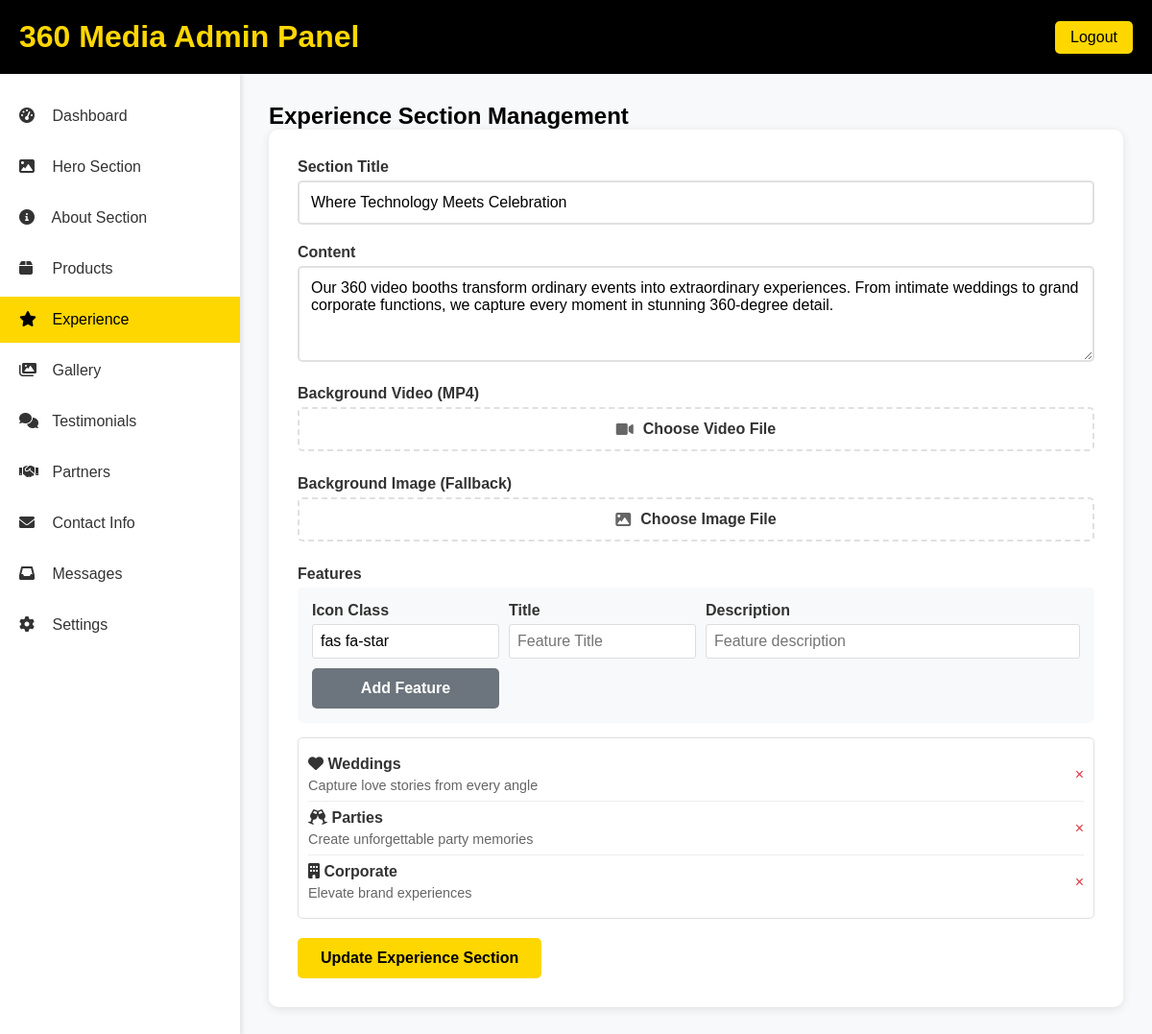
/admin/experience.php (signed in), run on the app's committed database.
### tables this page shows
CREATE TABLE experience_section (
            id INTEGER PRIMARY KEY AUTOINCREMENT,
            title TEXT DEFAULT 'Where Technology Meets Celebration',
            content TEXT NOT NULL,
            background_video TEXT,
            background_image TEXT,
            features TEXT, -- JSON format
            is_active INTEGER DEFAULT 1,
            updated_at DATETIME DEFAULT CURRENT_TIMESTAMP
        );

### admin/experience.php (the view, shortened to what this page needs)
<?php
$db = getDB();
$experience = $db->query("SELECT * FROM experience_section WHERE id = 1")->fetch(PDO::FETCH_ASSOC);
?>
<!DOCTYPE html>
<html lang="en">
<head>
    <link rel="stylesheet" href="https://cdnjs.cloudflare.com/ajax/libs/font-awesome/6.0.0/css/all.min.css">
</head>
<body>
    <header class="admin-header">
        <h1>360 Media Admin Panel</h1>
        <a href="logout.php" class="logout-btn">Logout</a>
    </header>
    <div class="dashboard-container">
        <aside class="sidebar">
            <ul>
                <li><a href="dashboard.php"><i class="fas fa-tachometer-alt"></i> Dashboard</a></li>
                <li><a href="hero.php"><i class="fas fa-image"></i> Hero Section</a></li>
                <li><a href="about.php"><i class="fas fa-info-circle"></i> About Section</a></li>
                <li><a href="products.php"><i class="fas fa-box"></i> Products</a></li>
                <li><a href="experience.php" class="active"><i class="fas fa-star"></i> Experience</a></li>
                <li><a href="gallery.php"><i class="fas fa-images"></i> Gallery</a></li>
                <li><a href="testimonials.php"><i class="fas fa-comments"></i> Testimonials</a></li>
                <li><a href="partners.php"><i class="fas fa-handshake"></i> Partners</a></li>
                <li><a href="contact.php"><i class="fas fa-envelope"></i> Contact Info</a></li>
                <li><a href="contacts.php"><i class="fas fa-inbox"></i> Messages</a></li>
                <li><a href="settings.php"><i class="fas fa-cog"></i> Settings</a></li>
            </ul>
        </aside>
        <main class="main-content">
            <h2>Experience Section Management</h2>
            <div class="form-container">
                <form method="POST" enctype="multipart/form-data">
                    <div class="form-group">
                        <label for="title">Section Title</label>
                        <input type="text" id="title" name="title" value="<?php echo htmlspecialchars($experience['title']); ?>" required>
                    </div>
                    <div class="form-group">
                        <label for="content">Content</label>
                        <textarea id="content" name="content" rows="4" required><?php echo htmlspecialchars($experience['content']); ?></textarea>
                    </div>
                    <div class="form-group">
                        <label for="background_video">Background Video (MP4)</label>
                        <div class="file-upload">
                            <label for="background_video">
                                <i class="fas fa-video"></i> Choose Video File
                            </label>
                        </div>
                    </div>
                    <div class="form-group">
                        <label for="background_image">Background Image (Fallback)</label>
                        <div class="file-upload">
                            <label for="background_image">
                                <i class="fas fa-image"></i> Choose Image File
                            </label>
                        </div>
                    </div>
                    <div class="form-group">
                        <label>Features</label>
                        <div class="feature-form">
                            <div class="feature-form-grid">
                                <div>
                                    <label>Icon Class</label>
                                    <input type="text" id="featureIcon" placeholder="fas fa-heart" value="fas fa-star">
                                </div>
                                <div>
                                    <label>Title</label>
                                    <input type="text" id="featureTitle" placeholder="Feature Title">
                                </div>
                                <div>
                                    <label>Description</label>
                                    <input type="text" id="featureDescription" placeholder="Feature description">
                                </div>
                                <button type="button" class="btn btn-secondary" onclick="addFeature()">Add Feature</button>
                            </div>
                        </div>
                        <div class="features-list" id="featuresList">
                            <?php
                            $features = json_decode($experience['features'], true);
                            if ($features) {
                                foreach ($features as $index => $feature) {
                                    echo "<div class='feature-item'>
                                        <div class='feature-info'>
                                            <div class='feature-title'><i class='{$feature['icon']}'></i> {$feature['title']}</div>
                                            <div class='feature-description'>{$feature['description']}</div>
                                        </div>
                                        <span class='remove-feature' onclick='removeFeature({$index})'>&times;</span>
                                    </div>";
                                }
                            }
                            ?>
                        </div>
                    </div>
                    <button type="submit" class="btn btn-primary">Update Experience Section</button>
                </form>
            </div>
        </main>
    </div>
</body>
</html>

### admin/experience.php (style rules this page uses)
* { margin: 0; padding: 0; box-sizing: border-box; }
body { font-family: 'Poppins', sans-serif; background: #f8f9fa; }
.admin-header { background: #000; color: #fff; padding: 20px; display: flex; justify-content: space-between; align-items: center; }
.admin-header h1 { color: #FFD700; }
.logout-btn { background: #FFD700; color: #000; padding: 8px 16px; border: none; border-radius: 5px; cursor: pointer; text-decoration: none; }
.dashboard-container { display: flex; min-height: calc(100vh - 80px); }
.sidebar { width: 250px; background: #fff; box-shadow: 2px 0 5px rgba(0, 0, 0, 0.1); padding: 20px 0; }
.sidebar ul { list-style: none; }
.sidebar li { margin-bottom: 5px; }
.sidebar a { display: block; padding: 15px 20px; color: #333; text-decoration: none; transition: all 0.3s ease; }
.sidebar a:hover, .sidebar a.active { background: #FFD700; color: #000; }
.sidebar a i { margin-right: 10px; width: 20px; }
.main-content { flex: 1; padding: 30px; }
.form-container { background: #fff; padding: 30px; border-radius: 10px; box-shadow: 0 2px 10px rgba(0, 0, 0, 0.1); }
.form-group { margin-bottom: 20px; }
.form-group label { display: block; margin-bottom: 5px; font-weight: 600; color: #333; }
.form-group input, .form-group textarea { width: 100%; padding: 12px; border: 2px solid #e0e0e0; border-radius: 5px; font-size: 1rem; font-family: 'Poppins', sans-serif; }
.form-group textarea { resize: vertical; min-height: 100px; }
.features-list { max-height: 200px; overflow-y: auto; border: 1px solid #e0e0e0; border-radius: 5px; padding: 10px; }
.feature-item { display: flex; justify-content: space-between; align-items: center; padding: 8px 0; border-bottom: 1px solid #eee; }
.feature-item:last-child { border-bottom: none; }
.feature-info { display: flex; flex-direction: column; gap: 5px; }
.feature-title { font-weight: 600; color: #333; }
.feature-description { color: #666; font-size: 0.9rem; }
.remove-feature { color: #dc3545; cursor: pointer; }
.file-upload { position: relative; display: inline-block; width: 100%; }
.file-upload label { display: flex; align-items: center; justify-content: center; padding: 12px; border: 2px dashed #e0e0e0; border-radius: 5px; cursor: pointer; transition: border-color 0.3s ease; }
.file-upload label i { margin-right: 10px; color: #666; }
.btn { padding: 12px 24px; border: none; border-radius: 5px; cursor: pointer; font-size: 1rem; font-weight: 600; text-decoration: none; display: inline-block; transition: all 0.3s ease; }
.btn-primary { background: #FFD700; color: #000; }
.btn-secondary { background: #6c757d; color: #fff; }
.feature-form { background: #f8f9fa; padding: 15px; border-radius: 5px; margin-bottom: 15px; }
.feature-form-grid { display: grid; grid-template-columns: 1fr 1fr 2fr; gap: 10px; align-items: end; }
.feature-form-grid input { border: 1px solid #ddd; padding: 8px; border-radius: 3px; }

### data on the page
experience_section: title "Where Technology Meets Celebration", content "Our 360 video booths transform ordinary events into extraordinary experiences. From intimate weddings to grand corporate functions, we capture every moment in stunning 360-degree detail."

### other printed values
$feature['title'] "Weddings"
$feature['description'] "Capture love stories from every angle"
$feature['title'] "Parties"
$feature['description'] "Create unforgettable party memories"
$feature['title'] "Corporate"
$feature['description'] "Elevate brand experiences"
